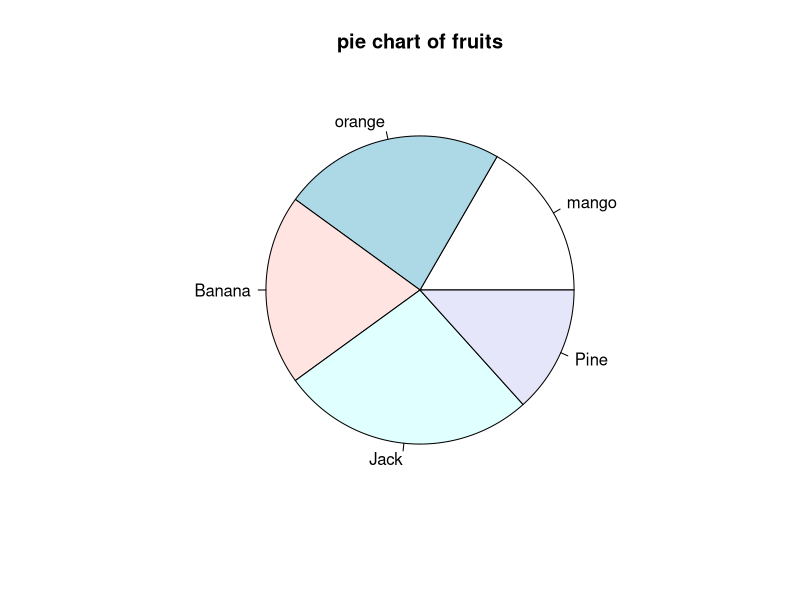

This figure's R source:
slices = c(10,14,12,16,8)
lbls = c("mango", "orange", "Banana", "Jack", "Pine")
pie(slices, labels = lbls, main="pie chart of fruits")
